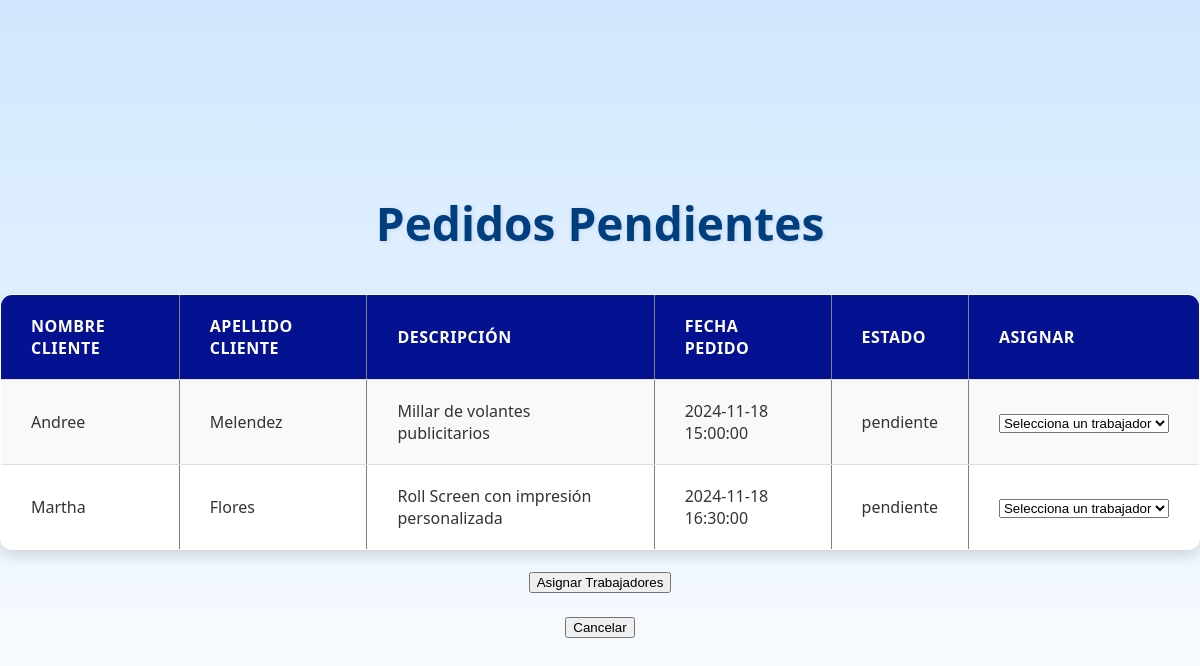
The page /vistas/pedidos.php on the database as committed earlier.
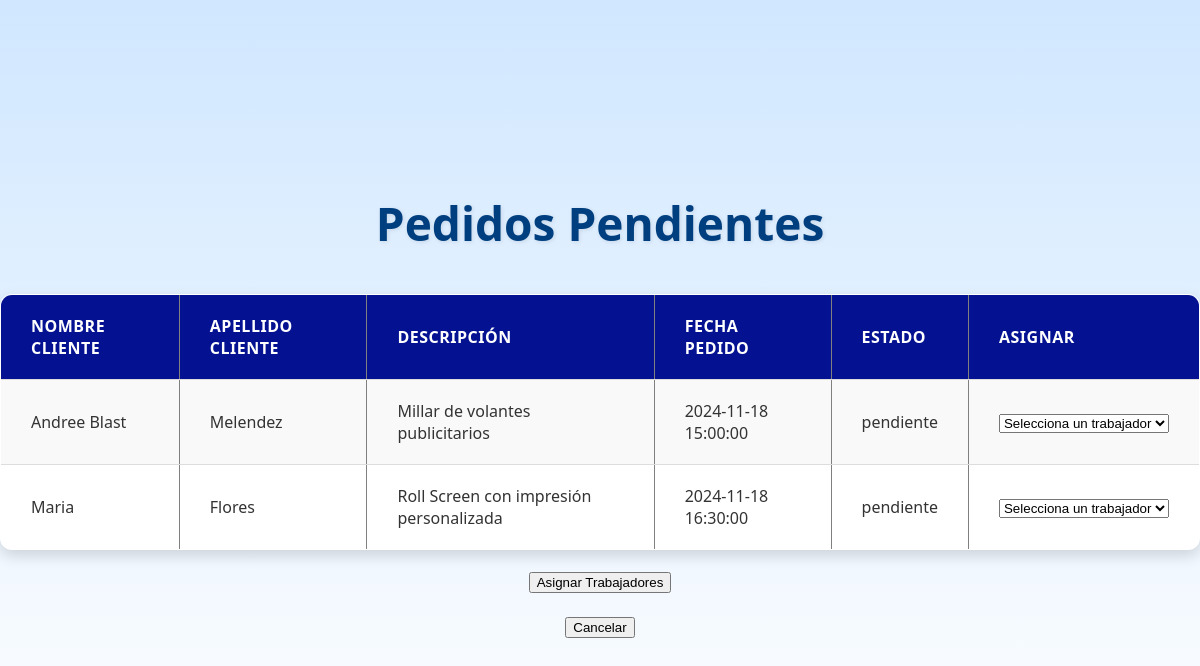
The same page on the database as committed later.
### tables this page shows
CREATE TABLE IF NOT EXISTS `pedido` (
  `id_pedido` int(11) NOT NULL AUTO_INCREMENT,
  `id_cliente` int(11) DEFAULT NULL,
  `id_empleado` int(11) DEFAULT NULL,
  `fecha_pedido` timestamp NOT NULL DEFAULT current_timestamp(),
  `estado` enum('pendiente','asignado','procesando','completado') DEFAULT NULL,
  `total` decimal(10,2) DEFAULT NULL,
  PRIMARY KEY (`id_pedido`),
  KEY `id_cliente` (`id_cliente`),
  KEY `id_empleado` (`id_empleado`),
  CONSTRAINT `pedido_ibfk_1` FOREIGN KEY (`id_cliente`) REFERENCES `cliente` (`id_cliente`),
  CONSTRAINT `pedido_ibfk_2` FOREIGN KEY (`id_empleado`) REFERENCES `empleado` (`id_empleado`)
);

CREATE TABLE IF NOT EXISTS `cliente` (
  `id_cliente` int(11) NOT NULL AUTO_INCREMENT,
  `id_usuario` int(11) DEFAULT NULL,
  `nombre` varchar(100) DEFAULT NULL,
  `apellido` varchar(100) DEFAULT NULL,
  `dni` varchar(20) DEFAULT NULL,
  `celular` varchar(12) DEFAULT NULL,
  `direccion` varchar(100) DEFAULT NULL,
  `cod_ubigeo` varchar(8) DEFAULT NULL,
  PRIMARY KEY (`id_cliente`),
  KEY `id_usuario` (`id_usuario`),
  CONSTRAINT `cliente_ibfk_1` FOREIGN KEY (`id_usuario`) REFERENCES `usuario` (`id_usuario`)
);

CREATE TABLE IF NOT EXISTS `detalle_pedido` (
  `id_pedido` int(11) NOT NULL,
  `id_producto` int(11) NOT NULL,
  `descripcion` text DEFAULT NULL,
  `altura` float DEFAULT NULL,
  `ancho` float DEFAULT NULL,
  `cantidad` int(11) DEFAULT NULL,
  `id_insumo` int(11) DEFAULT NULL,
  PRIMARY KEY (`id_pedido`,`id_producto`),
  KEY `id_producto` (`id_producto`),
  KEY `id_insumo` (`id_insumo`),
  CONSTRAINT `detalle_pedido_ibfk_1` FOREIGN KEY (`id_pedido`) REFERENCES `pedido` (`id_pedido`),
  CONSTRAINT `detalle_pedido_ibfk_2` FOREIGN KEY (`id_producto`) REFERENCES `producto` (`id_producto`),
  CONSTRAINT `detalle_pedido_ibfk_3` FOREIGN KEY (`id_insumo`) REFERENCES `insumo` (`id_insumo`)
);

### controladores/PedidosControlador.php (called while the page is built, shortened)
<?php
require_once __DIR__ . '/../modelos/ClsPedido.php';
class PedidosControlador {
    private $pedido;
    public function __construct() {
        $baseDeDatos = new BaseDeDatos();
        $db = $baseDeDatos->obtenerConexion();
        $this->pedido = new ClsPedido($db);
    }
    public function mostrarPedidos() {
        $resultados = $this->pedido->obtenerPedidos();
        return $resultados;
    }
}
?>

### modelos/ClsPedido.php (called while the page is built, shortened)
<?php
class ClsPedido{
    private $conn;
    public function __construct($db) {
        $this->conn = $db;
    }
    public function obtenerPedidos() {
        $sql = "SELECT c.nombre AS nombre_cliente, c.apellido AS apellido_cliente,
                       dp.descripcion, p.fecha_pedido, p.estado, p.id_pedido
                FROM pedido p
                INNER JOIN cliente c ON p.id_cliente = c.id_cliente
                INNER JOIN detalle_pedido dp ON p.id_pedido = dp.id_pedido
                WHERE p.estado = 'pendiente'";
        $stmt = $this->conn->prepare($sql);
        $stmt->execute();
        return $stmt->fetchAll(PDO::FETCH_ASSOC);
    }
}
?>

### vistas/pedidos.php (the view, shortened to what this page needs)
<?php
require_once __DIR__ . '/../controladores/PedidosControlador.php';
$pedidoControlador = new PedidosControlador();
$pedidos = $pedidoControlador->mostrarPedidos();
?>
<!DOCTYPE html>
<html lang="es">
<head>
    <link rel="stylesheet" href="../css/mispedidos.css">
</head>
<body>
    <h1>Pedidos Pendientes</h1>
    <?php if (!empty($pedidos) && is_array($pedidos)): ?>
        <form id="asignar-form" action="../controladores/ControladorPedido.php?accion=asignarTrabajador" method="POST">
            <table border="1">
                <tr>
                    <th>Nombre Cliente</th>
                    <th>Apellido Cliente</th>
                    <th>Descripción</th>
                    <th>Fecha Pedido</th>
                    <th>Estado</th>
                    <th>Asignar</th>
                </tr>
                <?php foreach ($pedidos as $pedido): ?>
                    <?php if (is_array($pedido)): ?>
                    <tr>
                        <td><?= htmlspecialchars($pedido['nombre_cliente'] ?? '') ?></td>
                        <td><?= htmlspecialchars($pedido['apellido_cliente'] ?? '') ?></td>
                        <td><?= htmlspecialchars($pedido['descripcion'] ?? '') ?></td>
                        <td><?= htmlspecialchars($pedido['fecha_pedido'] ?? '') ?></td>
                        <td><?= htmlspecialchars($pedido['estado'] ?? '') ?></td>
                        <td>
                            <select name="trabajadores[<?= htmlspecialchars($pedido['id_pedido'] ?? '') ?>]" class="trabajador-select">
                                <option value="">Selecciona un trabajador</option>
                            </select>
                        </td>
                    </tr>
                    <?php endif; ?>
                <?php endforeach; ?>
            </table>
            <div>
                <button type="submit">Asignar Trabajadores</button>
            </div>
            <div>
                <br>
                <button type="button" onclick="window.location.href='/proyecto/softprint';">Cancelar</button>
            </div>
        </form>
    <?php else: ?>
        <p>No se encontraron pedidos pendientes.</p>
    <?php endif; ?>
</body>
</html>

Rows that differ between the two databases and show on the page:
changed pedido "Melendez": id_cliente.nombre "Andree" → "Andree Blast"
changed pedido "Flores": id_cliente.nombre "Martha" → "Maria"
